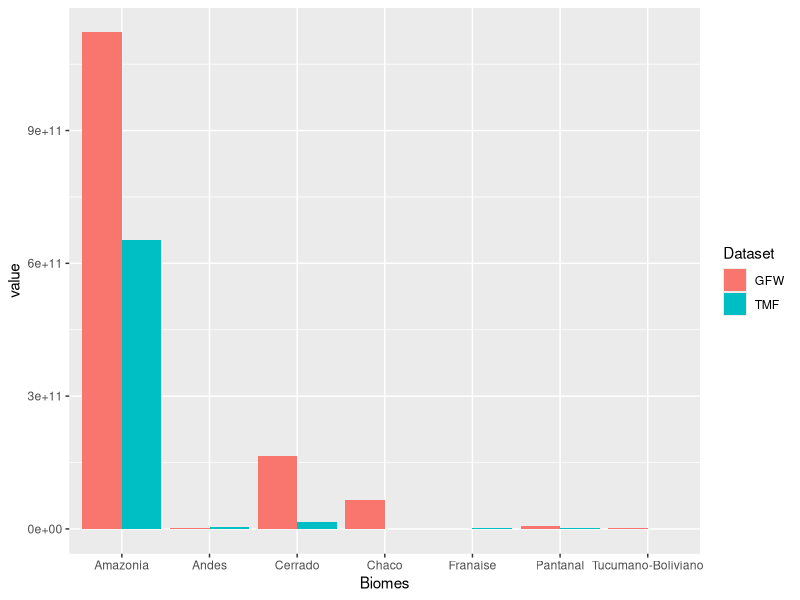
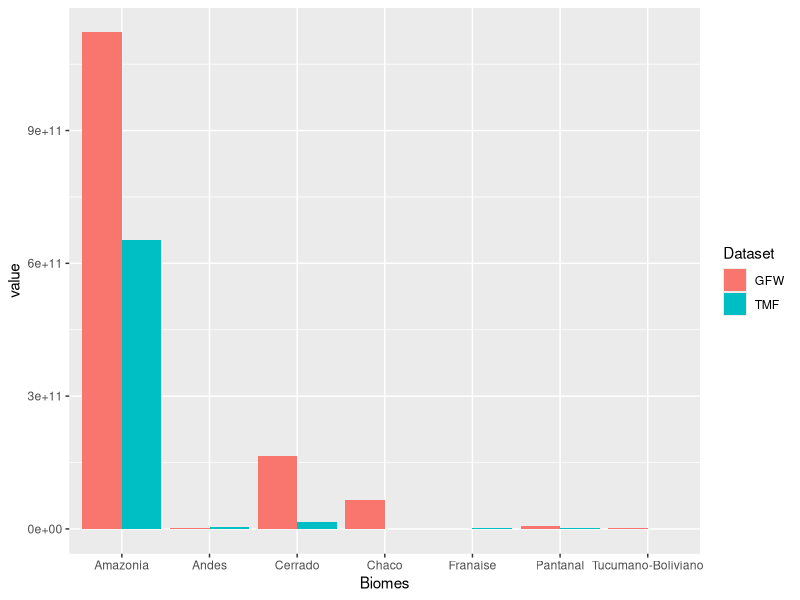
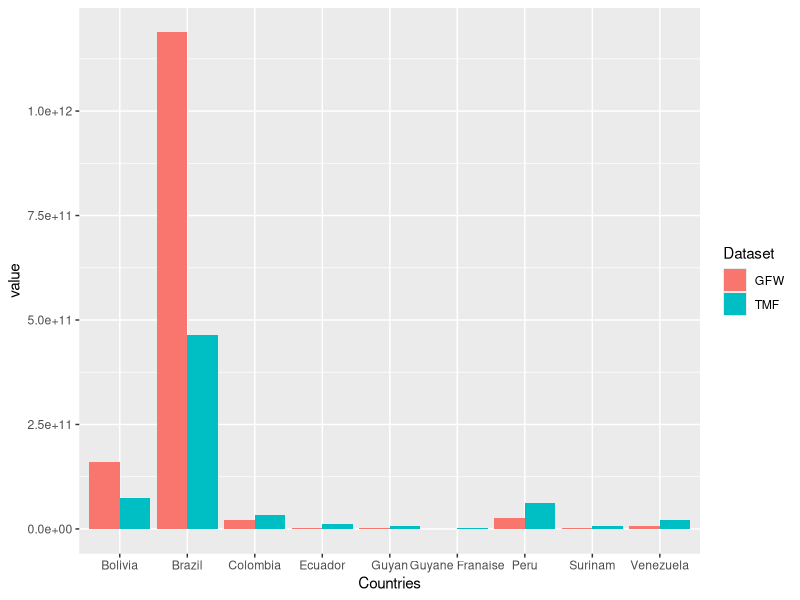
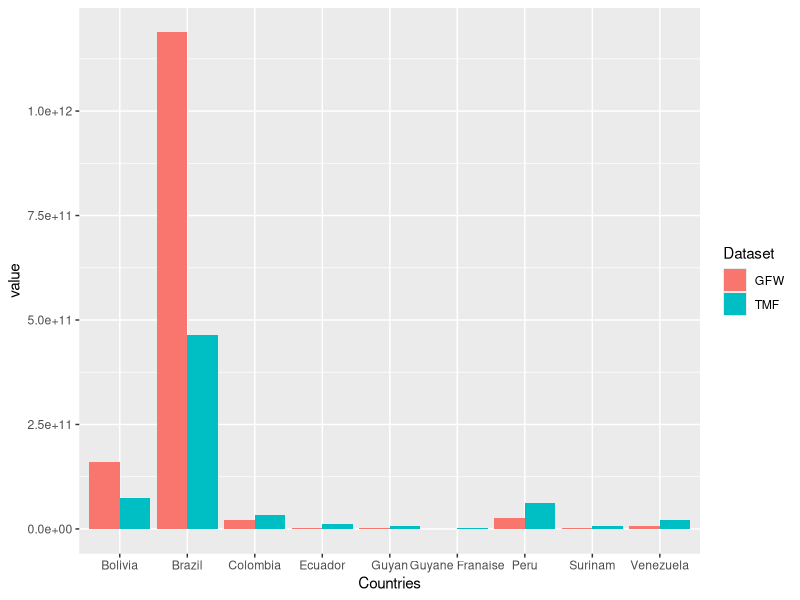

Reproduce these figures in R, in order. (Note: this script raises an error after producing the figures.)
# SEI-Trase assignment Ebrahim Jahanshiri
# Visualisation and analysis for task 1.2

# 1b
# Reading country statistics per biome and per country

library(readr)
library(reshape2)
library(ggplot2)

GFW_biomes_stats <- read_csv("GFW_biomes_stats.csv")[,c(2:8)]
GFW_countries_stats <- read_csv("GFW_countries_stats.csv")[,c(2:10)]
TMF_biomes_stats <- read_csv("TMF_biomes_stats.csv")[,c(2:8)]
TMF_countries_stats <- read_csv("TMF_countries_stats.csv")[,c(2:10)]

GFW_biomes_stats$dataset <- "GFW"
GFW_countries_stats$dataset  <- "GFW"
TMF_biomes_stats$dataset  <- "TMF"
TMF_countries_stats$dataset <- "TMF"

# tidying up the dataframw for visualisations
biomes <- rbind(GFW_biomes_stats, TMF_biomes_stats)
colnames(biomes) <- c("Amazonia", "Andes", "Cerrado", "Chaco","Franaise", "Pantanal", "Tucumano-Boliviano", "Dataset")

countries <- rbind(GFW_countries_stats, TMF_countries_stats)
colnames(countries) <- c("Bolivia", "Brazil", "Colombia", "Ecuador", "Guyan", "Guyane Franaise", "Peru", "Surinam", "Venezuela", "Dataset")

# Preparing for plotting 
biomes2 <- melt(biomes, id.vars=c('Dataset'))
countries2 <-  melt(countries, id.vars=c('Dataset'))

# Plotting and saving the outputs

ggplot(biomes2, aes(x=variable, y=value, fill=Dataset)) +
  geom_bar(position='dodge', stat='identity')+
  xlab("Biomes")

ggsave("Biomes.png", dpi = 300)
dev.off()

ggplot(countries2, aes(x=variable, y=value, fill=Dataset)) +
  geom_bar(position='dodge', stat='identity')+
  xlab("Countries")

ggsave("Countries.png", dpi = 300)
dev.off()

#############
# Task 1.2
############
library(sf)

TMF_all <- read_sf("TMF_all_data.shp")
MB_all <- read_sf("MBM_all_classes.shp")
# we want to see how much of the agricultural subclass for each year and how much of natural forest for each year

# the key here was used https://s3.amazonaws.com/amazonia.mapbiomas.org/leyenda/Código_de_la_Leyenda_-_colección_4.pdf

TMF_all = TMF_all %>% select(-contains("_1"))

agriculture <- list()
forest <- list()

library(dplyr)
for (i in c("Dec2010", "Dec2011", "Dec2012", "Dec2013", "Dec2014", "Dec2015", "Dec2016", "Dec2017", "Dec2018", "Dec2019", "Dec2020")){
  
  agriculture[i] <- sum(st_area(filter(TMF_all, .data[[i]] >= 3 & .data[[i]] < 4) %>% select(contains(i))))
  forest[i] <- sum(st_area(filter(TMF_all, .data[[i]] >= 1 & .data[[i]] < 2) %>% select(contains(i))))
  
}


ag <- as.data.frame(agriculture)

frst <- as.data.frame(forest)

diff <- as.data.frame(t(as.numeric(frst) - as.numeric(ag)))
names(diff) <- c("Dec2010", "Dec2011", "Dec2012", "Dec2013", "Dec2014", "Dec2015", "Dec2016", "Dec2017", "Dec2018", "Dec2019", "Dec2020")

# ag$class <- "Agriculture"
# frst$class <- "Forest"
# diff$class <- "Difference"

classes <- as.data.frame(t(rbind(ag, frst, diff)))

names(classes) <- c("Agriculture", "Forest", "Difference")
classes$year <- c("Dec2010", "Dec2011", "Dec2012", "Dec2013", "Dec2014", "Dec2015", "Dec2016", "Dec2017", "Dec2018", "Dec2019", "Dec2020")

classes2 <- melt(classes, id.vars=c('year'))

ggplot(classes2, aes(x=year, y=value, fill=variable)) +
  geom_bar(position='dodge', stat='identity')+
  xlab("Transition")

ggsave('agriclture.png')
dev.off()
